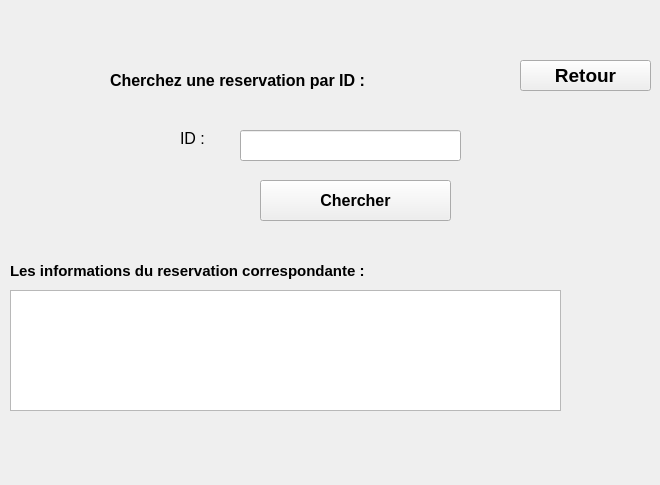
     <widget class="QWidget" name="page_16">
      <widget class="QLabel" name="label_78">
       <property name="geometry">
        <rect>
         <x>180</x>
         <y>130</y>
         <width>55</width>
         <height>16</height>
        </rect>
       </property>
       <property name="font">
        <font>
         <pointsize>12</pointsize>
        </font>
       </property>
       <property name="text">
        <string>ID :</string>
       </property>
      </widget>
      <widget class="QLabel" name="label_79">
       <property name="geometry">
        <rect>
         <x>110</x>
         <y>60</y>
         <width>371</width>
         <height>41</height>
        </rect>
       </property>
       <property name="font">
        <font>
         <pointsize>12</pointsize>
         <weight>75</weight>
         <bold>true</bold>
        </font>
       </property>
       <property name="text">
        <string>Cherchez une reservation par ID :</string>
       </property>
      </widget>
      <widget class="QTableView" name="tableView_5">
       <property name="geometry">
        <rect>
         <x>10</x>
         <y>290</y>
         <width>551</width>
         <height>121</height>
        </rect>
       </property>
      </widget>
      <widget class="QLineEdit" name="lineEdit_18">
       <property name="geometry">
        <rect>
         <x>240</x>
         <y>130</y>
         <width>221</width>
         <height>31</height>
        </rect>
       </property>
      </widget>
      <widget class="QPushButton" name="pushButton_23">
       <property name="geometry">
        <rect>
         <x>260</x>
         <y>180</y>
         <width>191</width>
         <height>41</height>
        </rect>
       </property>
       <property name="font">
        <font>
         <pointsize>12</pointsize>
         <weight>75</weight>
         <bold>true</bold>
        </font>
       </property>
       <property name="text">
        <string>Chercher</string>
       </property>
      </widget>
      <widget class="QLabel" name="label_80">
       <property name="geometry">
        <rect>
         <x>10</x>
         <y>250</y>
         <width>551</width>
         <height>41</height>
        </rect>
       </property>
       <property name="font">
        <font>
         <pointsize>11</pointsize>
         <weight>75</weight>
         <bold>true</bold>
        </font>
       </property>
       <property name="styleSheet">
        <string notr="true">#label_50{
background-color: transparent;

border: none;
color:white;

}</string>
       </property>
       <property name="text">
        <string>Les informations du reservation correspondante :</string>
       </property>
      </widget>
      <widget class="QLabel" name="label_54">
       <property name="geometry">
        <rect>
         <x>150</x>
         <y>460</y>
         <width>311</width>
         <height>16</height>
        </rect>
       </property>
       <property name="font">
        <font>
         <pointsize>12</pointsize>
        </font>
       </property>
       <property name="text">
        <string/>
       </property>
      </widget>
      <widget class="QPushButton" name="pushButton_14">
       <property name="geometry">
        <rect>
         <x>520</x>
         <y>60</y>
         <width>131</width>
         <height>31</height>
        </rect>
       </property>
       <property name="font">
        <font>
         <pointsize>14</pointsize>
         <weight>75</weight>
         <bold>true</bold>
        </font>
       </property>
       <property name="styleSheet">
        <string notr="true">#pushButton_15{
background-color: transparent;
background-image: url(C:/Users/amdouni/Desktop/Res_Clients/black.png);
border: none;
color:white;
background-repeat: none;
}</string>
       </property>
       <property name="text">
        <string>Retour</string>
       </property>
      </widget>
     </widget>
